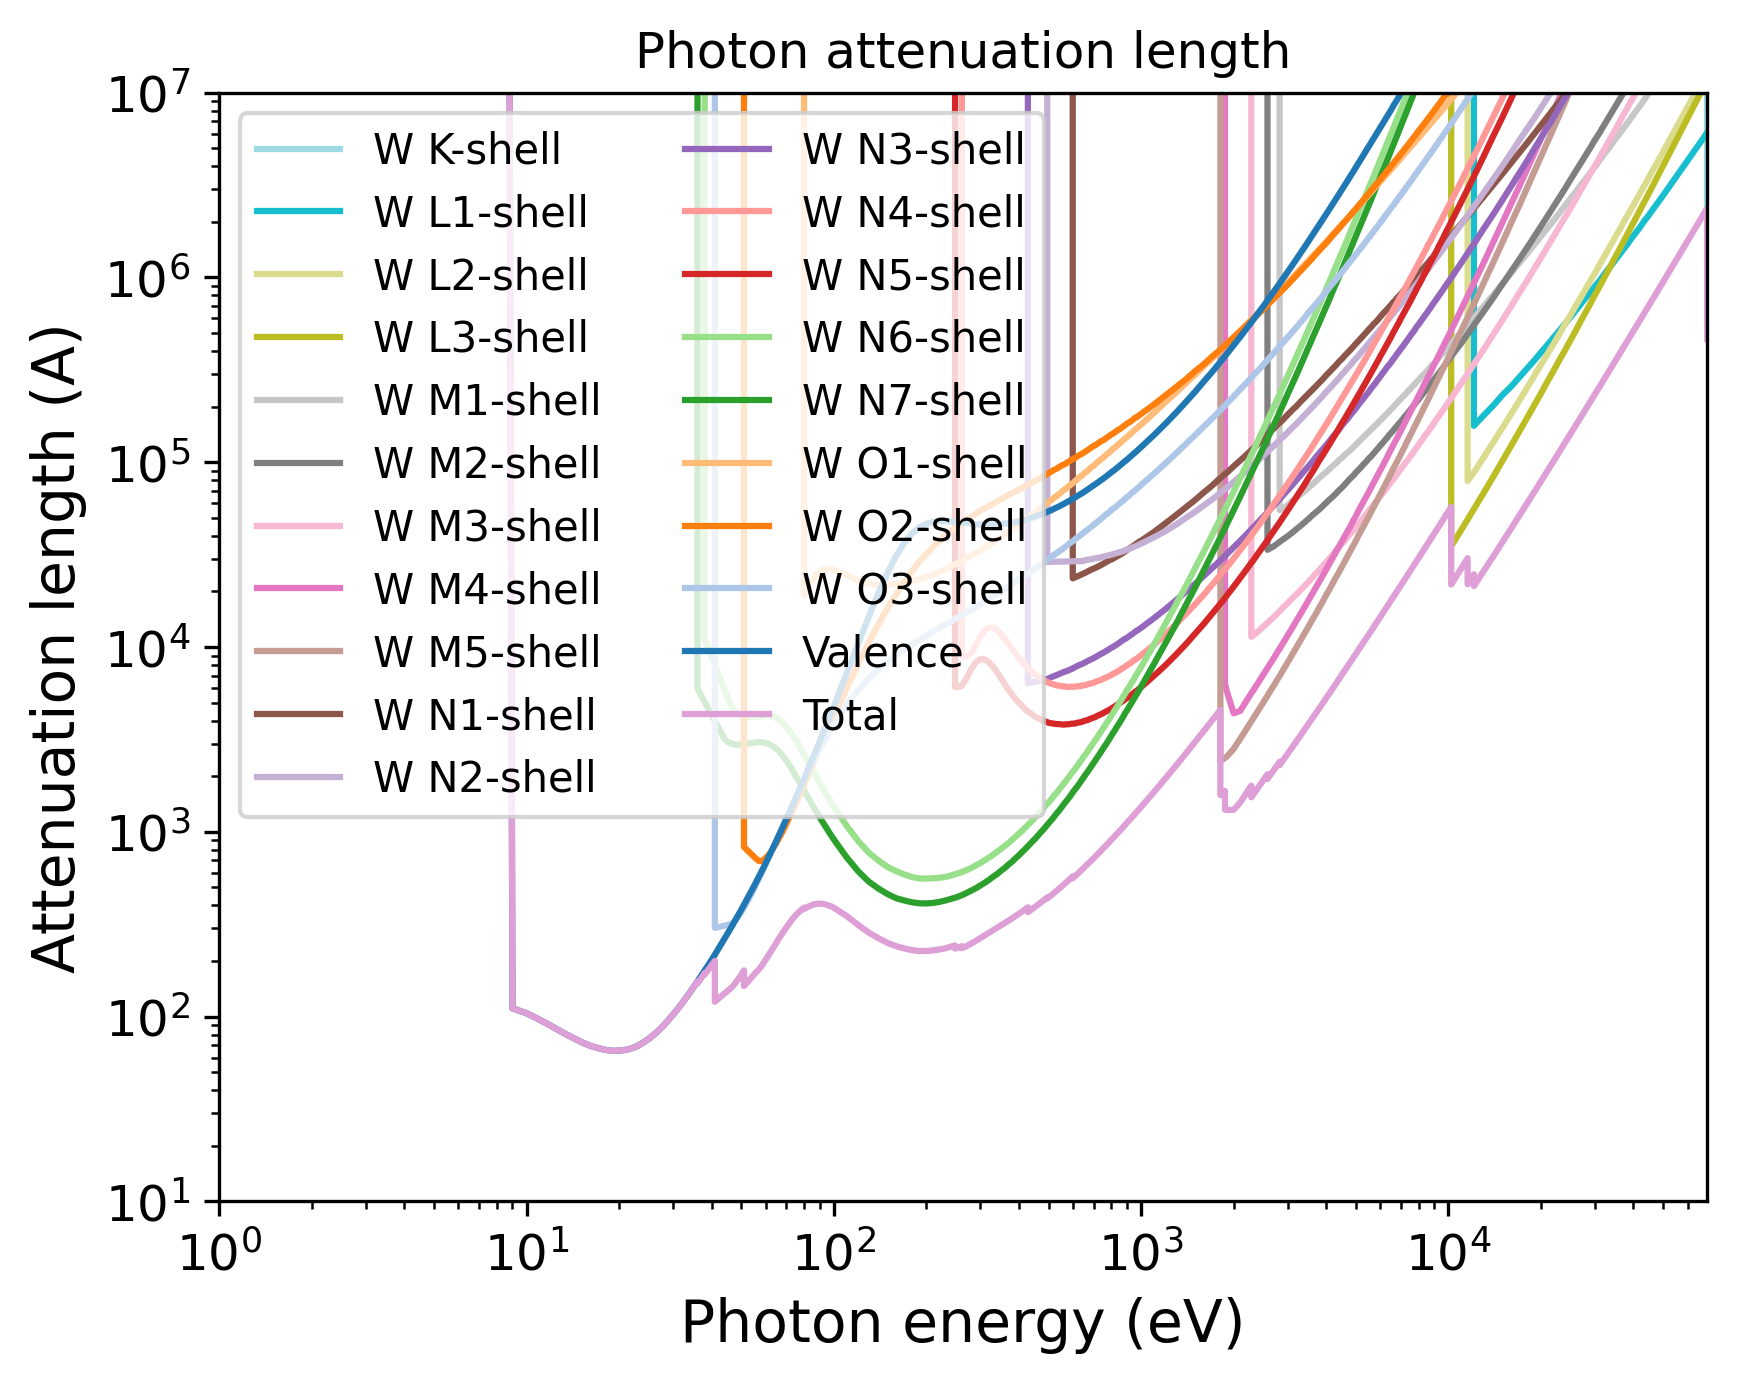

The Python source for this figure:
import pandas as pd
import numpy as np
import matplotlib.pyplot as plt
import matplotlib.cm as cm
# Set the format:
plt.xlabel("Photon energy (eV)", fontsize=14)
plt.ylabel("Attenuation length (A)", fontsize=14)
plt.xticks(fontsize=12)
plt.yticks(fontsize=12)
plt.grid(False)
# Set the axes:
# Read the output file:
df = pd.read_csv(r"OUTPUT_W_Photon_IMFP.dat", sep=r'\s+', header=None, comment="#", skipinitialspace=True)
plt.xscale("log")
plt.yscale("log")
# Prepare the plot:
columns_to_plot = [ 1, 2, 3, 4, 5, 6, 7, 8, 9, 10, 11, 12, 13, 14, 15, 16, 17, 18, 19, 20, 21]
labels = [ "W K-shell", "W L1-shell", "W L2-shell", "W L3-shell", "W M1-shell", "W M2-shell", "W M3-shell", "W M4-shell", "W M5-shell", "W N1-shell", "W N2-shell", "W N3-shell", "W N4-shell", "W N5-shell", "W N6-shell", "W N7-shell", "W O1-shell", "W O2-shell", "W O3-shell", "Valence", "Total"]
# Create N distinct colors from a colormap
N = len(columns_to_plot)
colors = np.vstack([plt.cm.tab20(np.linspace(1, 0, 20)), plt.cm.tab20b(np.linspace(1, 0, 20))])
# Set line styles:
linestyles = [ "-", "-", "-", "-", "-", "-", "-", "-", "-", "-", "-", "-", "-", "-", "-", "-", "-", "-", "-", "-", "-"]
for i, col in enumerate(columns_to_plot):
    color = colors[i % len(colors)]
    ls    = linestyles[i % len(linestyles)]
    label = labels[i % len(labels)]
    plt.plot(df.iloc[:, 0], df.iloc[:, col],
    color=color,
    label=label,
    linestyle=ls)
plt.xlim(1.00000000,69529.00100000)
plt.ylim(10.00000000,10000000.00000000)
plt.title("Photon attenuation length")
plt.legend(loc="best", fontsize=10, ncol=2)
# Save the plot in this format:
plt.savefig("OUTPUT_MFP_photon.png", dpi=300, bbox_inches="tight")
